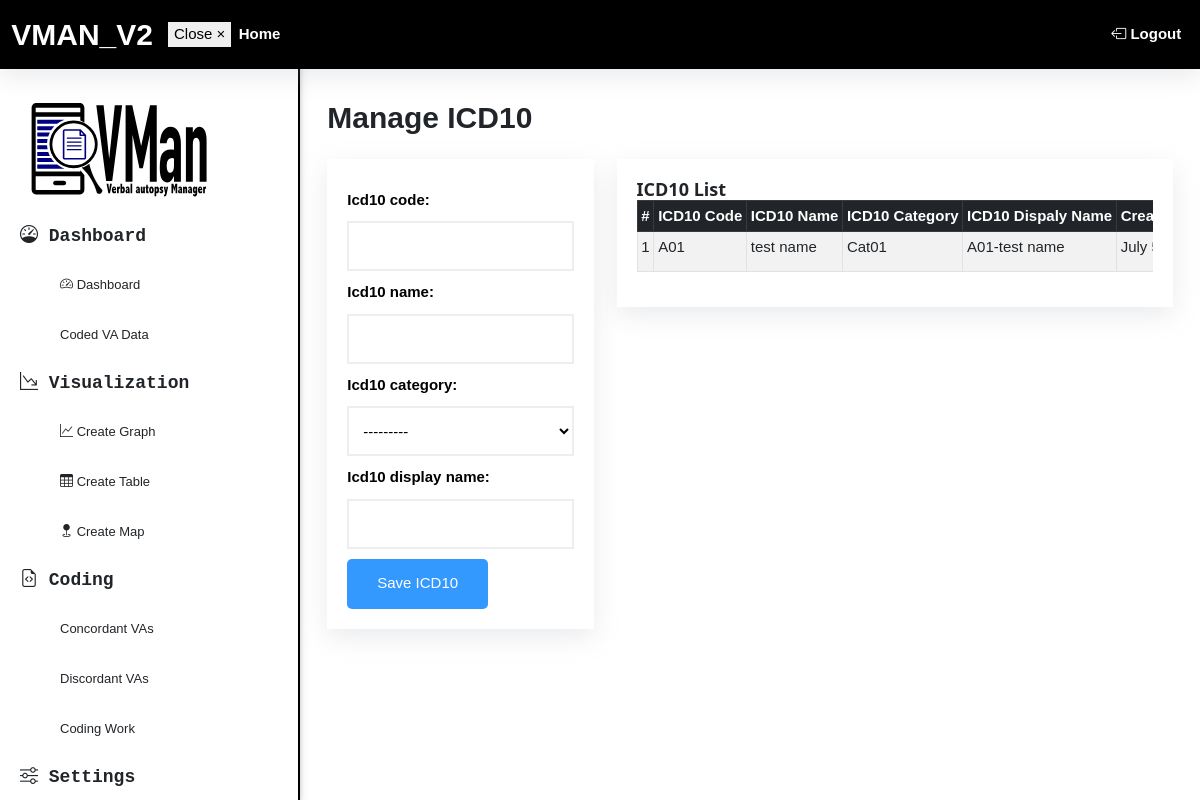
The page /icd-10/ (signed in) on the database its author committed.
### dashboard/models.py (models this page shows, shortened)
class ICD10List(models.Model):
    id = models.UUIDField(primary_key=True, default=uuid.uuid4, editable=False)
    icd10_code = models.CharField(max_length = 50)
    icd10_name = models.CharField(max_length = 200)
    icd10_category = models.ForeignKey(ICD10Category, on_delete = models.CASCADE)
    icd10_display_name = models.CharField(max_length = 200)
    created_at = models.DateTimeField(auto_now_add = True)
    updated_at = models.DateTimeField(auto_now = True)
    class Meta:
        verbose_name_plural = 'ICD10 List'

class ICD10Category(models.Model):
    id = models.UUIDField(primary_key=True, default=uuid.uuid4, editable=False)
    icd10_category_name = models.CharField(max_length = 200)
    created_at = models.DateTimeField(auto_now_add = True)
    updated_at = models.DateTimeField(auto_now = True)
    class Meta:
        verbose_name_plural = 'ICD10 Category List'
    def __str__(self):
        return self.icd10_category_name

### dashboard/views.py (the view)
# urls.py: path('icd-10/', views.manageICD10, name = 'manageICD10'),
@cache_control(no_cache=True, must_revalidate=True, no_store=True)
@login_required
def manageICD10(request):
    if request.method == "POST" and "save_icd_10" in request.POST:
        form = ICD10ListForm(request.POST or None)
        if form.is_valid():
            form.save()
            messages.success(request, f"ICD-10 saved successfully")
            return redirect('dashboard:manageICD10')
    get_icd10_list = ICD10List.objects.all().order_by('icd10_code')
    form = ICD10ListForm()
    template_name = 'dashboard/icd10.html'
    context = {
        'form': form,
        'get_icd10_list': get_icd10_list
    }
    return render(request, template_name, context)

### dashboard/forms.py
class ICD10ListForm(forms.ModelForm):
    class Meta:
        model = ICD10List
        fields = '__all__'
        exclude = ['created_at', 'updated_at']

### templates/dashboard/icd10.html (shortened to what this page needs)
{% extends '../base.html' %}
{% block content %}
  <div class="icd10_page">
    <div class="container-fluid">
      <div class="row mb-4">
        <div class="col-md-12">
          <div class="title_section">
            <h1>Manage ICD10</h1>
          </div>
        </div>
      </div>
      <div class="row">
        <div class="col-md-4">
          <div class="form_content">
            <form class="" action="" method="post">
              {{ form }}
              {% if get_icd10_list_to_update %}
                <button type="submit" class="btn" name="update_icd_10">Update ICD10</button>
              {% else %}
                <button type="submit" class="btn" name="save_icd_10">Save ICD10</button>
              {% endif %}
            </form>
          </div>
        </div>
        <div class="col-md-8">
          <div class="list_content">
            <h1>ICD10 List</h1>
            <div class="table-responsive">
              <table class="table table-sm table-striped table-bordered">
                <thead class="table-dark">
                  <th>#</th>
                  <th>ICD10 Code</th>
                  <th>ICD10 Name</th>
                  <th>ICD10 Category</th>
                  <th>ICD10 Dispaly Name</th>
                  <th>Created Date</th>
                </thead>
                <tbody>
                  {% if get_icd10_list %}
                    {% for icd10 in get_icd10_list %}
                      <tr>
                        <td>{{ forloop.counter }}</td>
                        <td>{{ icd10.icd10_code }}</td>
                        <td>{{ icd10.icd10_name }}</td>
                        <td>{{ icd10.icd10_category }}</td>
                        <td>{{ icd10.icd10_display_name }}</td>
                        <td>{{ icd10.created_at }}</td>
                      </tr>
                    {% endfor %}
                  {% else %}
                  <tr>
                    <td colspan="6" style="text-align: center">No ICD-10 added yet.</td>
                  </tr>
                  {% endif %}
                </tbody>
              </table>
            </div>
          </div>
        </div>
      </div>
    </div>
  </div>
{% endblock %}

### static/css/customcss.css (style rules this page uses)
:root { --fontFamily: 'Montserrat', sans-serif; --mainColor: #000; --whiteColor: #ffffff; --blueColor: #3399ff; --redColor: #ff0000; --greenColor: #228B22; --fontSizeH1: 50px; --fontSizeH2: 30px; --fontSizeH3: 18px; --fontSizeNormal: 14px; --fontBold: bold; --justifyCenter: center; --grayColor: #eeeeee; --buttonLoginColor: #E48561; --borderButtonLoginColor:#E48561 }
body { font-family: var(--fontFamily); }
label { display: block; font-weight: bold; color: #000; margin-top: 10px; margin-bottom: 10px; border-radius: 5px; font-family: var(--fontFamily); }
input { outline: none; height: 50px; background: var(--whiteColor); border: 2px solid var(--grayColor); padding-left: 10px; }
select { outline: none; height: 50px; background: var(--whiteColor); border: 2px solid var(--grayColor); padding-left: 10px; }
table thead tr th { white-space:nowrap; }
table tbody tr td { white-space:nowrap; }
.icd10_page { padding: 100px 0px; }
.icd10_page .title_section h1 { margin: auto; font-size: var(--fontSizeH2); font-weight: var(--fontBold); font-family: var(--fontFamily); }
.icd10_page .form_content { background: var(--whiteColor); box-shadow: rgba(149, 157, 165, 0.2) 0px 8px 24px; padding: 20px; }
.icd10_page .form_content form label { display: block; }
.icd10_page .form_content form input { display: block; width: 100%; }
.icd10_page .form_content form select { display: block; width: 100%; }
.icd10_page .form_content form button { display: block; background: var(--blueColor); color: var(--whiteColor); border: none; border-radius: 5px; margin-top: 10px; height: 50px; padding: 10px 30px; }
.icd10_page .list_content { background: var(--whiteColor); box-shadow: rgba(149, 157, 165, 0.2) 0px 8px 24px; padding: 20px; }
.icd10_page .list_content h1 { margin: auto; font-size: var(--fontSizeH3); font-weight: var(--fontBold); }

### static/css/customcss_.css (style rules this page uses)
html { box-sizing:border-box }
*,*:before,*:after { box-sizing:inherit }
html { -ms-text-size-adjust:100%;-webkit-text-size-adjust:100% }
body { margin:0 }
button,input,select,textarea,optgroup { font:inherit;margin:0 }
button,input { overflow:visible }
button,select { text-transform:none }
button,[type=button],[type=reset],[type=submit] { -webkit-appearance:button }
html,body { font-family:Verdana,sans-serif;font-size:15px;line-height:1.5 }
html { overflow-x:hidden }
h1 { font-size:36px }
h1,h2,h3,h4,h5,h6 { font-family:"Segoe UI",Arial,sans-serif;font-weight:400;margin:10px 0 }

### rows shown on the page
ICD10List: icd10_code "A01", icd10_name "test name", icd10_category "Cat01", icd10_display_name "A01-test name", created_at "July…"
